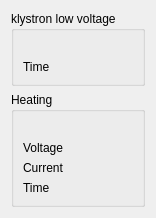
<?xml version="1.0" encoding="UTF-8"?>
<ui version="4.0">
 <class>klystronLV</class>
 <widget class="TaurusWidget" name="klystronLV">
  <property name="geometry">
   <rect>
    <x>0</x>
    <y>0</y>
    <width>151</width>
    <height>196</height>
   </rect>
  </property>
  <property name="windowTitle">
   <string>Form</string>
  </property>
  <layout class="QGridLayout" name="gridLayout_3">
   <item row="0" column="0">
    <widget class="TaurusGroupBox" name="lowVoltageGroup">
     <property name="title">
      <string>klystron low voltage</string>
     </property>
     <layout class="QGridLayout" name="gridLayout">
      <item row="0" column="0" colspan="3">
       <widget class="TaurusLabel" name="LV_Status"/>
      </item>
      <item row="1" column="0">
       <widget class="QLabel" name="LV_TimeLabel">
        <property name="text">
         <string>Time</string>
        </property>
       </widget>
      </item>
      <item row="1" column="1" colspan="2">
       <widget class="TaurusLabel" name="LV_TimeValue">
        <property name="suffixText">
         <string> s</string>
        </property>
       </widget>
      </item>
     </layout>
    </widget>
   </item>
   <item row="1" column="0">
    <widget class="TaurusGroupBox" name="taurusGroupBox_2">
     <property name="title">
      <string>Heating</string>
     </property>
     <layout class="QGridLayout" name="gridLayout_2">
      <item row="1" column="0">
       <widget class="QLabel" name="heatVLabel">
        <property name="text">
         <string>Voltage</string>
        </property>
       </widget>
      </item>
      <item row="1" column="1">
       <widget class="TaurusLabel" name="heatVValue">
        <property name="suffixText">
         <string> V</string>
        </property>
       </widget>
      </item>
      <item row="2" column="0">
       <widget class="QLabel" name="heatILabel">
        <property name="text">
         <string>Current</string>
        </property>
       </widget>
      </item>
      <item row="2" column="1">
       <widget class="TaurusLabel" name="heatIValue">
        <property name="suffixText">
         <string> A</string>
        </property>
       </widget>
      </item>
      <item row="3" column="0">
       <widget class="QLabel" name="heatTLabel">
        <property name="text">
         <string>Time</string>
        </property>
       </widget>
      </item>
      <item row="3" column="1">
       <widget class="TaurusLabel" name="heatTValue">
        <property name="suffixText">
         <string> s</string>
        </property>
       </widget>
      </item>
      <item row="0" column="0" colspan="2">
       <widget class="TaurusLabel" name="heatStatus"/>
      </item>
     </layout>
    </widget>
   </item>
  </layout>
 </widget>
 <customwidgets>
  <customwidget>
   <class>TaurusWidget</class>
   <extends>QWidget</extends>
   <header>taurus.qt.qtgui.container</header>
   <container>1</container>
  </customwidget>
  <customwidget>
   <class>TaurusGroupBox</class>
   <extends>QGroupBox</extends>
   <header>taurus.qt.qtgui.container</header>
   <container>1</container>
  </customwidget>
  <customwidget>
   <class>TaurusLabel</class>
   <extends>QLabel</extends>
   <header>taurus.qt.qtgui.display</header>
  </customwidget>
 </customwidgets>
 <resources/>
 <connections/>
</ui>
